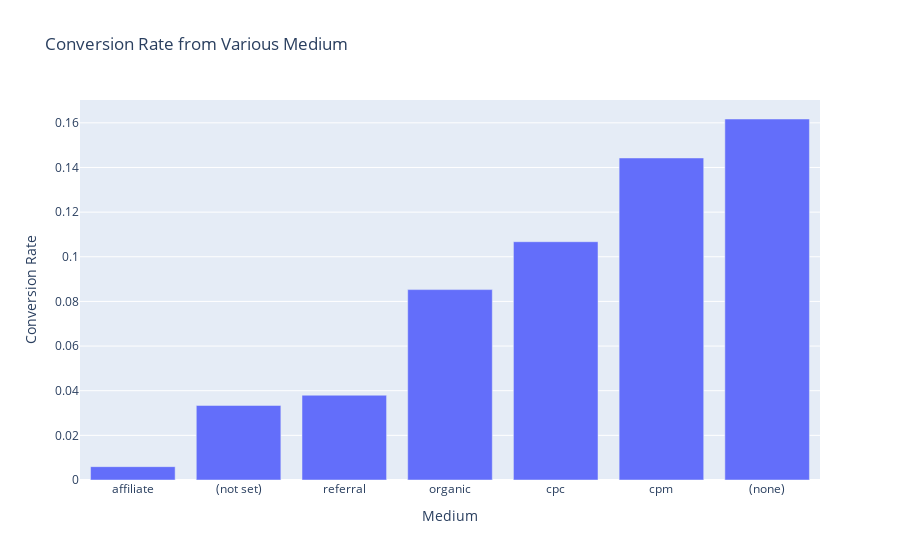

Notebook cell for this chart:
### Code cell
fig = px.bar(df.sort_values(by='conversion_rate'), x='medium', y='conversion_rate',
            title='Conversion Rate from Various Medium',
            labels={'conversion_rate': 'Conversion Rate',
                    'medium': 'Medium'})

fig.show()

### Figure 1 — Plotly figure (JSON) as saved in the notebook; plotly's stock layout.template omitted (floating-point values rounded to 4 significant figures)
{"data": [{"alignmentgroup": "True", "hovertemplate": "Medium=%{x}<br>Conversion Rate=%{y}<extra></extra>", "legendgroup": "", "marker": {"color": "#636efa", "pattern": {"shape": ""}}, "name": "", "offsetgroup": "", "orientation": "v", "showlegend": false, "textposition": "auto", "type": "bar", "x": ["affiliate", "(not set)", "referral", "organic", "cpc", "cpm", "(none)"], "xaxis": "x", "y": [0.005979, 0.0334, 0.03798, 0.0853, 0.1067, 0.1443, 0.1617], "yaxis": "y"}], "layout": {"barmode": "relative", "legend": {"tracegroupgap": 0}, "title": {"text": "Conversion Rate from Various Medium"}, "xaxis": {"anchor": "y", "domain": [0, 1], "title": {"text": "Medium"}}, "yaxis": {"anchor": "x", "domain": [0, 1], "title": {"text": "Conversion Rate"}}}}
